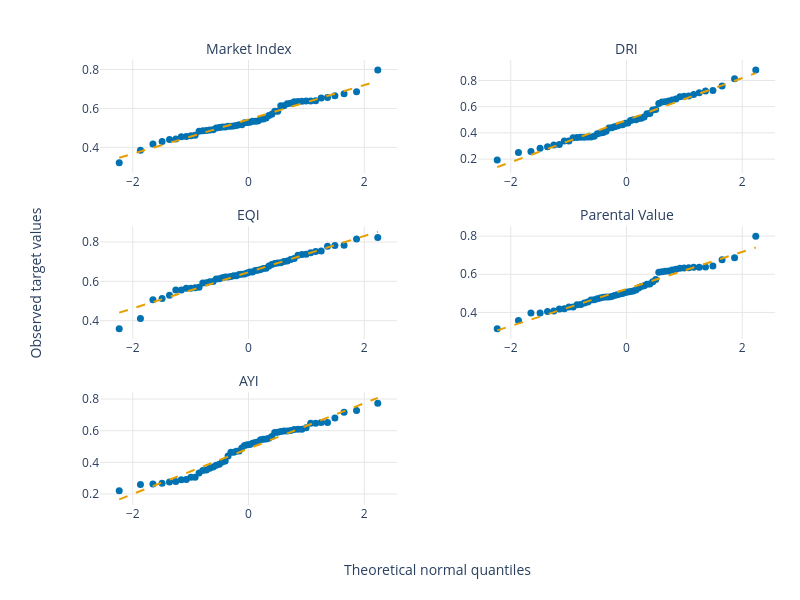

Here is the notebook cell this chart was saved with:
### Markdown cell above
*Target QQ plots to assess normality*

### Code cell
# Create QQ plots for each target column to assess normality.
q_fig = make_subplots(
    rows=3,
    cols=2,
    subplot_titles=[TARGET_NAMES[col] for col in TARGET_COLS],
    horizontal_spacing=0.12,
    vertical_spacing=0.12,
)

for index, col in enumerate(TARGET_COLS):
    row, column = divmod(index, 2)
    row += 1
    column += 1

    values = pheno[col].dropna().to_numpy()
    (theoretical, observed), (slope, intercept, _) = stats.probplot(
        values,
        dist='norm',
    )

    line_x = [theoretical[0], theoretical[-1]]
    line_y = [slope * x + intercept for x in line_x]

    q_fig.add_trace(
        go.Scatter(
            x=theoretical,
            y=observed,
            mode='markers',
            marker=dict(color=PALETTE[0], size=7),
            showlegend=False,
        ),
        row=row,
        col=column,
    )
    q_fig.add_trace(
        go.Scatter(
            x=line_x,
            y=line_y,
            mode='lines',
            line=dict(color=PALETTE[1], dash='dash', width=2),
            showlegend=False,
        ),
        row=row,
        col=column,
    )       

# Hide the unused sixth panel.
q_fig.update_xaxes(visible=False, row=3, col=2)
q_fig.update_yaxes(visible=False, row=3, col=2)

q_fig.update_xaxes(title_text='', showgrid=True, gridcolor='#E6E6E6', zeroline=False)
q_fig.update_yaxes(title_text='', showgrid=True, gridcolor='#E6E6E6', zeroline=False)

q_fig.add_annotation(
    text='Theoretical normal quantiles',
    xref='paper',
    yref='paper',
    x=0.5,
    y=-0.12,
    xanchor='center',
    yanchor='top',
    showarrow=False,
)
q_fig.add_annotation(
    text='Observed target values',
    xref='paper',
    yref='paper',
    x=-0.095,
    y=0.5,
    xanchor='center',
    yanchor='middle',
    textangle=-90,
    showarrow=False,
)

q_fig.update_layout(
    template='plotly_white',
    width=800,
    height=600,
    margin=dict(l=100, r=25, t=60, b=95),
    font=dict(size=12),
)
q_fig.update_annotations(font_size=14)

q_fig.show(config={'responsive': True})

### Figure 1 — Plotly figure (JSON) as saved in the notebook; plotly's stock layout.template omitted (floating-point values rounded to 4 significant figures)
{"data": [{"marker": {"color": "#0072B2", "size": 7}, "mode": "markers", "showlegend": false, "type": "scatter", "x": [-2.234, -1.867, -1.651, -1.493, -1.365, -1.256, -1.161, -1.074, -0.9957, -0.9226, -0.8542, -0.7896, -0.7281, -0.6692, -0.6126, -0.5579, -0.5048, -0.4531, -0.4025, -0.353, -0.3043, -0.2564, -0.209, -0.1621, -0.1155, -0.06922, -0.02306, 0.02306, 0.06922, 0.1155, 0.1621, 0.209, 0.2564, 0.3043, 0.353, 0.4025, 0.4531, 0.5048, 0.5579, 0.6126, 0.6692, 0.7281, 0.7896, 0.8542, 0.9226, 0.9957, 1.074, 1.161, 1.256, 1.365, 1.493, 1.651, 1.867, 2.234], "xaxis": "x", "y": [0.3211, 0.3856, 0.4168, 0.4301, 0.4402, 0.4423, 0.4548, 0.4552, 0.4593, 0.4626, 0.4833, 0.4857, 0.487, 0.4886, 0.491, 0.4996, 0.5018, 0.5046, 0.5051, 0.5082, 0.5086, 0.5095, 0.5123, 0.5163, 0.5164, 0.5266, 0.5274, 0.5284, 0.5339, 0.5343, 0.535, 0.5438, 0.546, 0.5512, 0.5637, 0.5699, 0.5854, 0.5858, 0.613, 0.613, 0.6238, 0.6259, 0.6336, 0.6353, 0.6367, 0.6383, 0.6385, 0.6394, 0.6534, 0.6554, 0.6653, 0.6755, 0.6857, 0.7971], "yaxis": "y"}, {"line": {"color": "#E69F00", "dash": "dash", "width": 2}, "mode": "lines", "showlegend": false, "type": "scatter", "x": [-2.234, 2.234], "xaxis": "x", "y": [0.3466, 0.7403], "yaxis": "y"}, {"marker": {"color": "#0072B2", "size": 7}, "mode": "markers", "showlegend": false, "type": "scatter", "x": [-2.234, -1.867, -1.651, -1.493, -1.365, -1.256, -1.161, -1.074, -0.9957, -0.9226, -0.8542, -0.7896, -0.7281, -0.6692, -0.6126, -0.5579, -0.5048, -0.4531, -0.4025, -0.353, -0.3043, -0.2564, -0.209, -0.1621, -0.1155, -0.06922, -0.02306, 0.02306, 0.06922, 0.1155, 0.1621, 0.209, 0.2564, 0.3043, 0.353, 0.4025, 0.4531, 0.5048, 0.5579, 0.6126, 0.6692, 0.7281, 0.7896, 0.8542, 0.9226, 0.9957, 1.074, 1.161, 1.256, 1.365, 1.493, 1.651, 1.867, 2.234], "xaxis": "x2", "y": [0.1938, 0.25, 0.257, 0.2823, 0.2948, 0.307, 0.3105, 0.3375, 0.3375, 0.3625, 0.3643, 0.3663, 0.3675, 0.3683, 0.3688, 0.375, 0.3937, 0.3997, 0.402, 0.4125, 0.4375, 0.4395, 0.4475, 0.4532, 0.4607, 0.4625, 0.474, 0.4758, 0.4948, 0.5, 0.5002, 0.509, 0.5112, 0.5205, 0.5465, 0.5483, 0.575, 0.5777, 0.625, 0.6352, 0.6372, 0.6438, 0.65, 0.6587, 0.6757, 0.6797, 0.6815, 0.6933, 0.7063, 0.7188, 0.7238, 0.757, 0.8125, 0.8798], "yaxis": "y2"}, {"line": {"color": "#E69F00", "dash": "dash", "width": 2}, "mode": "lines", "showlegend": false, "type": "scatter", "x": [-2.234, 2.234], "xaxis": "x2", "y": [0.1389, 0.8561], "yaxis": "y2"}, {"marker": {"color": "#0072B2", "size": 7}, "mode": "markers", "showlegend": false, "type": "scatter", "x": [-2.234, -1.867, -1.651, -1.493, -1.365, -1.256, -1.161, -1.074, -0.9957, -0.9226, -0.8542, -0.7896, -0.7281, -0.6692, -0.6126, -0.5579, -0.5048, -0.4531, -0.4025, -0.353, -0.3043, -0.2564, -0.209, -0.1621, -0.1155, -0.06922, -0.02306, 0.02306, 0.06922, 0.1155, 0.1621, 0.209, 0.2564, 0.3043, 0.353, 0.4025, 0.4531, 0.5048, 0.5579, 0.6126, 0.6692, 0.7281, 0.7896, 0.8542, 0.9226, 0.9957, 1.074, 1.161, 1.256, 1.365, 1.493, 1.651, 1.867, 2.234], "xaxis": "x3", "y": [0.3585, 0.4116, 0.5065, 0.5131, 0.5288, 0.5561, 0.5562, 0.5645, 0.5654, 0.5679, 0.5701, 0.5918, 0.5922, 0.5983, 0.5989, 0.6121, 0.6128, 0.6182, 0.6217, 0.6218, 0.6241, 0.628, 0.6287, 0.6349, 0.6356, 0.6374, 0.6426, 0.6467, 0.647, 0.6548, 0.6559, 0.6599, 0.6655, 0.6669, 0.6783, 0.6852, 0.69, 0.6932, 0.6941, 0.7008, 0.7033, 0.7109, 0.716, 0.7328, 0.7364, 0.737, 0.745, 0.7511, 0.7539, 0.7779, 0.7826, 0.7834, 0.8147, 0.8229], "yaxis": "y3"}, {"line": {"color": "#E69F00", "dash": "dash", "width": 2}, "mode": "lines", "showlegend": false, "type": "scatter", "x": [-2.234, 2.234], "xaxis": "x3", "y": [0.4409, 0.8518], "yaxis": "y3"}, {"marker": {"color": "#0072B2", "size": 7}, "mode": "markers", "showlegend": false, "type": "scatter", "x": [-2.234, -1.867, -1.651, -1.493, -1.365, -1.256, -1.161, -1.074, -0.9957, -0.9226, -0.8542, -0.7896, -0.7281, -0.6692, -0.6126, -0.5579, -0.5048, -0.4531, -0.4025, -0.353, -0.3043, -0.2564, -0.209, -0.1621, -0.1155, -0.06922, -0.02306, 0.02306, 0.06922, 0.1155, 0.1621, 0.209, 0.2564, 0.3043, 0.353, 0.4025, 0.4531, 0.5048, 0.5579, 0.6126, 0.6692, 0.7281, 0.7896, 0.8542, 0.9226, 0.9957, 1.074, 1.161, 1.256, 1.365, 1.493, 1.651, 1.867, 2.234], "xaxis": "x4", "y": [0.3137, 0.357, 0.3965, 0.3973, 0.405, 0.4077, 0.4179, 0.4192, 0.428, 0.4287, 0.4397, 0.4412, 0.4496, 0.4547, 0.4649, 0.4664, 0.4712, 0.475, 0.4791, 0.4807, 0.481, 0.4831, 0.4885, 0.493, 0.4964, 0.4986, 0.5044, 0.5072, 0.5091, 0.5124, 0.5177, 0.5278, 0.5354, 0.5395, 0.5469, 0.549, 0.5607, 0.573, 0.6101, 0.6131, 0.6151, 0.6165, 0.622, 0.626, 0.6309, 0.6326, 0.6338, 0.6366, 0.6373, 0.6385, 0.6434, 0.6762, 0.687, 0.7998], "yaxis": "y4"}, {"line": {"color": "#E69F00", "dash": "dash", "width": 2}, "mode": "lines", "showlegend": false, "type": "scatter", "x": [-2.234, 2.234], "xaxis": "x4", "y": [0.3059, 0.7399], "yaxis": "y4"}, {"marker": {"color": "#0072B2", "size": 7}, "mode": "markers", "showlegend": false, "type": "scatter", "x": [-2.234, -1.867, -1.651, -1.493, -1.365, -1.256, -1.161, -1.074, -0.9957, -0.9226, -0.8542, -0.7896, -0.7281, -0.6692, -0.6126, -0.5579, -0.5048, -0.4531, -0.4025, -0.353, -0.3043, -0.2564, -0.209, -0.1621, -0.1155, -0.06922, -0.02306, 0.02306, 0.06922, 0.1155, 0.1621, 0.209, 0.2564, 0.3043, 0.353, 0.4025, 0.4531, 0.5048, 0.5579, 0.6126, 0.6692, 0.7281, 0.7896, 0.8542, 0.9226, 0.9957, 1.074, 1.161, 1.256, 1.365, 1.493, 1.651, 1.867, 2.234], "xaxis": "x5", "y": [0.2211, 0.2608, 0.2631, 0.2681, 0.2759, 0.2795, 0.2902, 0.2909, 0.305, 0.3059, 0.3333, 0.3479, 0.3513, 0.3632, 0.3703, 0.382, 0.3877, 0.402, 0.4083, 0.4395, 0.464, 0.4645, 0.4699, 0.4718, 0.4912, 0.5068, 0.5117, 0.5132, 0.521, 0.5258, 0.5291, 0.5428, 0.5454, 0.5474, 0.5521, 0.5633, 0.5884, 0.5896, 0.5953, 0.598, 0.598, 0.6013, 0.6069, 0.609, 0.6096, 0.6181, 0.6472, 0.6476, 0.6513, 0.6518, 0.6798, 0.7158, 0.7281, 0.7733], "yaxis": "y5"}, {"line": {"color": "#E69F00", "dash": "dash", "width": 2}, "mode": "lines", "showlegend": false, "type": "scatter", "x": [-2.234, 2.234], "xaxis": "x5", "y": [0.1661, 0.8071], "yaxis": "y5"}], "layout": {"annotations": [{"font": {"size": 14}, "showarrow": false, "text": "Market Index", "x": 0.22, "xanchor": "center", "xref": "paper", "y": 1.0, "yanchor": "bottom", "yref": "paper"}, {"font": {"size": 14}, "showarrow": false, "text": "DRI", "x": 0.78, "xanchor": "center", "xref": "paper", "y": 1.0, "yanchor": "bottom", "yref": "paper"}, {"font": {"size": 14}, "showarrow": false, "text": "EQI", "x": 0.22, "xanchor": "center", "xref": "paper", "y": 0.6267, "yanchor": "bottom", "yref": "paper"}, {"font": {"size": 14}, "showarrow": false, "text": "Parental Value", "x": 0.78, "xanchor": "center", "xref": "paper", "y": 0.6267, "yanchor": "bottom", "yref": "paper"}, {"font": {"size": 14}, "showarrow": false, "text": "AYI", "x": 0.22, "xanchor": "center", "xref": "paper", "y": 0.2533, "yanchor": "bottom", "yref": "paper"}, {"font": {"size": 14}, "showarrow": false, "text": "Theoretical normal quantiles", "x": 0.5, "xanchor": "center", "xref": "paper", "y": -0.12, "yanchor": "top", "yref": "paper"}, {"font": {"size": 14}, "showarrow": false, "text": "Observed target values", "textangle": -90, "x": -0.095, "xanchor": "center", "xref": "paper", "y": 0.5, "yanchor": "middle", "yref": "paper"}], "font": {"size": 12}, "height": 600, "margin": {"b": 95, "l": 100, "r": 25, "t": 60}, "width": 800, "xaxis": {"anchor": "y", "domain": [0.0, 0.44], "gridcolor": "#E6E6E6", "showgrid": true, "title": {"text": ""}, "zeroline": false}, "xaxis2": {"anchor": "y2", "domain": [0.56, 1.0], "gridcolor": "#E6E6E6", "showgrid": true, "title": {"text": ""}, "zeroline": false}, "xaxis3": {"anchor": "y3", "domain": [0.0, 0.44], "gridcolor": "#E6E6E6", "showgrid": true, "title": {"text": ""}, "zeroline": false}, "xaxis4": {"anchor": "y4", "domain": [0.56, 1.0], "gridcolor": "#E6E6E6", "showgrid": true, "title": {"text": ""}, "zeroline": false}, "xaxis5": {"anchor": "y5", "domain": [0.0, 0.44], "gridcolor": "#E6E6E6", "showgrid": true, "title": {"text": ""}, "zeroline": false}, "xaxis6": {"anchor": "y6", "domain": [0.56, 1.0], "gridcolor": "#E6E6E6", "showgrid": true, "title": {"text": ""}, "visible": false, "zeroline": false}, "yaxis": {"anchor": "x", "domain": [0.7467, 1.0], "gridcolor": "#E6E6E6", "showgrid": true, "title": {"text": ""}, "zeroline": false}, "yaxis2": {"anchor": "x2", "domain": [0.7467, 1.0], "gridcolor": "#E6E6E6", "showgrid": true, "title": {"text": ""}, "zeroline": false}, "yaxis3": {"anchor": "x3", "domain": [0.3733, 0.6267], "gridcolor": "#E6E6E6", "showgrid": true, "title": {"text": ""}, "zeroline": false}, "yaxis4": {"anchor": "x4", "domain": [0.3733, 0.6267], "gridcolor": "#E6E6E6", "showgrid": true, "title": {"text": ""}, "zeroline": false}, "yaxis5": {"anchor": "x5", "domain": [0.0, 0.2533], "gridcolor": "#E6E6E6", "showgrid": true, "title": {"text": ""}, "zeroline": false}, "yaxis6": {"anchor": "x6", "domain": [0.0, 0.2533], "gridcolor": "#E6E6E6", "showgrid": true, "title": {"text": ""}, "visible": false, "zeroline": false}}}
